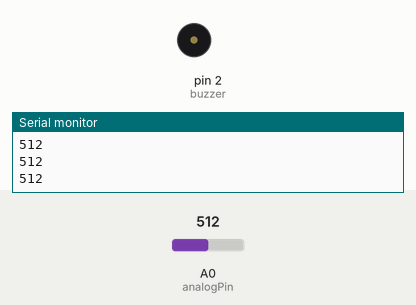
Simulated run of this sketch. Board: Arduino Uno, built with avr-gcc and run on an emulated ATmega328P. Shown: buzzer (waves = sounding, pin HIGH), the last lines printed to the serial monitor. The inputs (shaded band) are chosen by the test bench; at power-on: A0 (analogPin) = 512.

Above: at 1.2 s.
1.3 s: A0 (analogPin) set to 408
2.8 s: A0 (analogPin) set to 387
At 3.2 s:
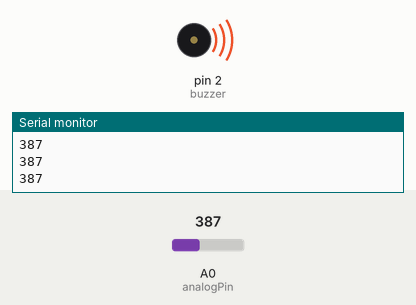
4.3 s: A0 (analogPin) set to 410
At 5.5 s:
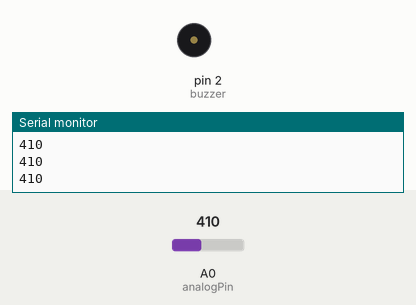
5.8 s: A0 (analogPin) set to 390
At 7.0 s:
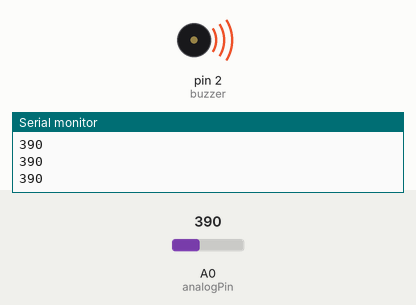
Timing chart, 0 to 8.3 s (numbered marks = the images above; inputs shaded):
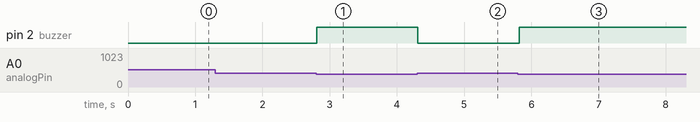

The sketch:

M0088_Arduino.ino
```cpp
int buzzer = 2;
int analogPin = A0;
int val = 0;

void setup() {
  pinMode(buzzer, OUTPUT);
  Serial.begin(9600);
}

void loop() {
  val = analogRead(analogPin);
  Serial.println(val);
  if (val > 400){
    digitalWrite(buzzer, LOW);
  }
  else {
    digitalWrite(buzzer, HIGH);
  }
  delay(100);
}
```

Measured:
- the behaviour switches between 401 and 400 on A0 (analogPin) (found by bisection; images 0 and 1)
- after the input at 2.8 s, pin 2 (buzzer): LOW → HIGH at once
- after the input at 4.3 s, pin 2 (buzzer): HIGH → LOW at once
- after the input at 5.8 s, pin 2 (buzzer): LOW → HIGH at once
